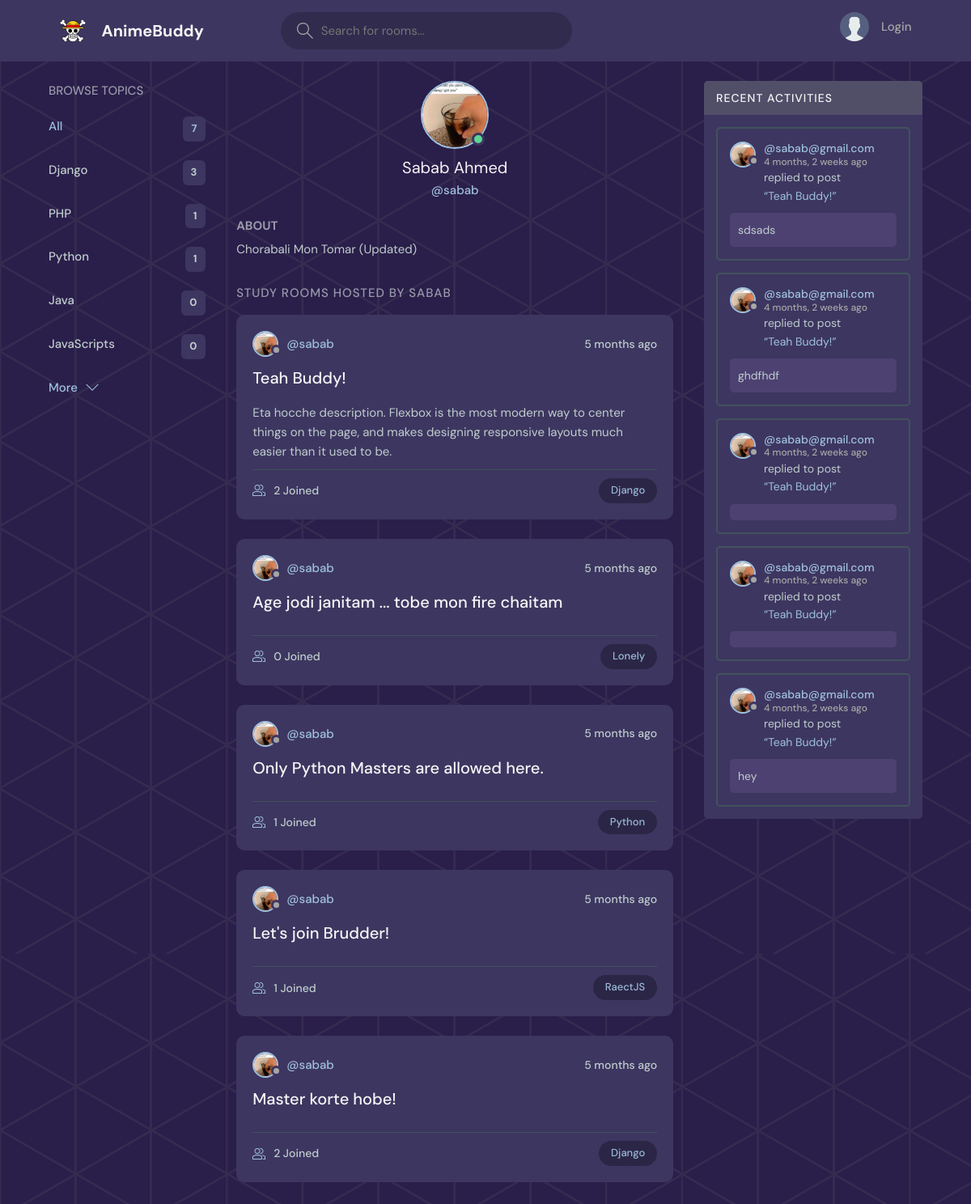
Page /profile/1/ on the committed database.
### base/models.py (models this page shows, shortened)
class Topic(models.Model):
    name = models.CharField(max_length=200)

class User(AbstractUser):
    name = models.CharField(max_length=200, null=True)
    email = models.EmailField(unique=True, null=True)
    bio = models.TextField(null=True)
    avatar = models.ImageField(null=True, default="avatar.svg")
    USERNAME_FIELD = 'email'
    REQUIRED_FIELDS = []

class Room(models.Model):
    host = models.ForeignKey(User, on_delete=models.SET_NULL, null=True)
    topic = models.ForeignKey(Topic, on_delete=models.SET_NULL, null=True)
    name = models.CharField(max_length=200)
    description = models.TextField(null=True, blank=True)
    participants = models.ManyToManyField(User, related_name='participants', blank=True)
    updated= models.DateTimeField(auto_now=True)
    created =models.DateTimeField(auto_now_add=True)
    class Meta:
        ordering = ['-updated', '-created']
    def __str__(self) -> str:
        return self.name

class Message(models.Model):
    user = models.ForeignKey(User, on_delete=models.CASCADE)
    room = models.ForeignKey(Room, on_delete=models.CASCADE)
    body = models.TextField()
    updated= models.DateTimeField(auto_now=True)
    created =models.DateTimeField(auto_now_add=True)
    class Meta:
        ordering = ['-updated', '-created']
    def __str__(self) -> str:
        return self.body[0:30]

### base/views.py (the view)
# urls.py: path('profile/<str:pk>/', views.user_profile, name="user_profile"),
def user_profile(request, pk):
    page = "profie_user"
    user = User.objects.get(id=pk)
    rooms = user.room_set.all()
    room_messages = user.message_set.all()
    room_messages_short = user.message_set.all()[0:5]
    topics = Topic.objects.all()
    topics_short = Topic.objects.all()[0:5]
    context = {
        'user': user,
        'rooms': rooms,
        'room_messages': room_messages,
        'topics': topics,
        'topics_short': topics_short,
        'page': page,
        'room_messages_short': room_messages_short,
    }
    return render(request, 'base/profile.html', context)

### base/templates/base/profile.html (shortened to what this page needs)
{% extends "main.html" %}
{% block content %}
  <main class="profile-page layout layout--3">
    <div class="container">
      {% include 'base/topic_component.html' %}
      <div class="roomList">
        <div class="profile">
          <div class="profile__avatar">
            <div class="avatar avatar--large active">
              <img src="{{user.avatar.url}}" />
            </div>
          </div>
          <div class="profile__info">
            <h3>{{ user.name }}</h3>
            <p>@{{ user.username }}</p>
          </div>
          <div class="profile__about">
            <h3>About</h3>
            <p>
              {{user.bio}}
            </p>
          </div>
        </div>
        <div class="roomList__header">
          <div>
            <h2>Study Rooms Hosted by {{user.username}}</a>
            </h2>
          </div>
        </div>
        {% include 'base/feed_component.html' %}
      </div>
      {% include 'base/activity_component.html' %}
    </div>
  </main>
{% endblock %}

### templates/main.html (shortened to what this page needs)
<!DOCTYPE html>
{% load static %}
<html lang="en">
  <head>
    <link
      rel="stylesheet"
      href="https://cdn.jsdelivr.net/npm/swiper@10/swiper-bundle.min.css"
    />
    <link rel="stylesheet" href="{% static 'styles/style.css' %}" />
    <link rel="stylesheet" href="{% static 'styles/main.css' %}" />
  </head>
  <body>
    {% include 'navbar.html' %}
    {% block content %}
    {% endblock %}
  </body>
</html>

### templates/navbar.html (shortened to what this page needs)
{% load static %}
<header class="header header--loggedIn">
    <div class="container">
      <a href="{% url 'home' %}" class="header__logo">
        <img src="{% static 'images/logo.png' %}" />
        <h1>AnimeBuddy</h1>
      </a>
      <form class="header__search" action="{% url 'home' %}" method="GET">
        <label>
          <input type="text" name="q", placeholder="Search for rooms..." />
        </label>
      </form>
      <nav class="header__menu">
        {% if request.user.is_authenticated %}
            <div class="header__user">
            <a href="{% url 'user_profile' user.id %}">
                <div class="avatar avatar--medium active">
                <img src="{{request.user.avatar.url}}" />
                </div>
                <p>{{ request.user.name }} <span>@{{ request.user.username }}</span></p>
            </a>
            <button class="dropdown-button">
                <svg version="1.1" xmlns="http://www.w3.org/2000/svg" width="32" height="32" viewBox="0 0 32 32">
                <title>chevron-down</title>
                <path d="M16 21l-13-13h-3l16 16 16-16h-3l-13 13z"></path>
                </svg>
            </button>
            </div>
        {% else %}
            <a href="{% url 'login_page' %}">
            <img src="{% static 'images/avatar.svg' %}" />
            <p>Login</p>
            </a>
        {% endif %}
      </nav>
    </div>
  </header>

### base/templates/base/topic_component.html
<div class="topics">
    <div class="topics__header">
      <h2>Browse Topics</h2>
    </div>
    <ul class="topics__list">
      <li>
        <a href="{% url 'home' %}" class="active">All <span>{{topics.count}}</span></a>
      </li>
      {% for topic in topics_short %}
        <li>
            <a href="{% url 'home' %}?q={{topic.name}}">{{topic.name}} <span>{{topic.room_set.all.count}}</span></a>
        </li>
      {% endfor %}
    </ul>
    {% if topics.count > 5 %}
    <a class="btn btn--link more" href="{% url 'topics' %}">
      More
      <svg version="1.1" xmlns="http://www.w3.org/2000/svg" width="32" height="32" viewBox="0 0 32 32">
        <title>chevron-down</title>
        <path d="M16 21l-13-13h-3l16 16 16-16h-3l-13 13z"></path>
      </svg>
    </a>
    {% endif %}
</div>

### base/templates/base/feed_component.html (shortened to what this page needs)
  <div class="all_room_content">
  {% for room in rooms %}
  <div class="roomListRoom">
      <div class="roomListRoom__header">
        <a href="{% url 'user_profile' room.host.id %}" class="roomListRoom__author">
          <div class="avatar avatar--small">
            <img src="{{room.host.avatar.url}}" />
          </div>
          <span>@{{room.host.username}}</span>
        </a>
        <div class="roomListRoom__actions">
          <span>{{room.created|timesince}} ago</span>
        </div>
      </div>
      <div class="roomListRoom__content">
        <a href="{% url 'room' room.id %}">{{room.name}}</a>
        <p>{{room.description}}</p>
      </div>
      <div class="roomListRoom__meta">
        <a href="{% url 'room' room.id %}" class="roomListRoom__joined">
          {{room.participants.all.count}} Joined
        </a>
        <a href="/?q={{room.topic.name}}" class="roomListRoom__topic">{{ room.topic.name }}</a>
      </div>
  </div>
  {% endfor %}
  </div>

### base/templates/base/activity_component.html (shortened to what this page needs)
<div class="activities">
    <div class="activities__header">
      <h2>Recent Activities</h2>
    </div>
    {% if page == 'home_page' or page == "profie_user" %}
        {% for message in room_messages_short %}
        <div class="activities__box">
            <div class="activities__boxHeader roomListRoom__header">
                <a href="{% url 'user_profile' message.user.id %}" class="roomListRoom__author">
                    <div class="avatar avatar--small">
                        <img src="{{message.user.avatar.url}}" />
                    </div>
                    <p>
                        @{{message.user}}
                        <span>{{message.created|timesince}} ago</span>
                    </p>
                </a>
            </div>
            <div class="activities__boxContent">
                <p>replied to post <br><a href="{% url 'room' message.room.id %}">“{{message.room}}”</a></p>
                <div class="activities__boxRoomContent">
                    {{message}}
                </div>
            </div>
        </div>
        {% endfor %}
    {% endif %}
</div>

### static/styles/main.css (style rules this page uses)
body { background-image: url(../images/grids.png); background-attachment: fixed; background-repeat: repeat-y; }

### rows in the picture
Topic: name "Django", room_set.all.count "3"
Topic: name "PHP", room_set.all.count "1"
Topic: name "Python", room_set.all.count "1"
Topic: name "Java", room_set.all.count "0"
Topic: name "JavaScripts", room_set.all.count "0"
User: avatar (picture), name "Sabab Ahmed", username "sabab", bio "Chorabali Mon Tomar (Updated)", username "SABAB"
Room: host.avatar (picture), host.username "sabab", created "5 months", name "Teah Buddy!", description "Eta hocche description. Flexbox is the most modern way to center things on the page, and makes designing responsive layouts much easier than it used to be.", participants.all.count "2", topic.name "Django"
Room: host.avatar (picture), host.username "sabab", created "5 months", name "Age jodi janitam ... tobe mon fire chaitam", participants.all.count "0", topic.name "Lonely"
Room: host.avatar (picture), host.username "sabab", created "5 months", name "Only Python Masters are allowed here.", participants.all.count "1", topic.name "Python"
Room: host.avatar (picture), host.username "sabab", created "5 months", name "Let's join Brudder!", participants.all.count "1", topic.name "RaectJS"
Room: host.avatar (picture), host.username "sabab", created "5 months", name "Master korte hobe!", participants.all.count "2", topic.name "Django"
Message: user.avatar (picture), user "sabab@gmail.com", created "4 months, 2 weeks", room "Teah Buddy!", body "sdsads"
Message: user.avatar (picture), user "sabab@gmail.com", created "4 months, 2 weeks", room "Teah Buddy!", body "ghdfhdf"
Message: user.avatar (picture), user "sabab@gmail.com", created "4 months, 2 weeks", room "Teah Buddy!"
Message: user.avatar (picture), user "sabab@gmail.com", created "4 months, 2 weeks", room "Teah Buddy!"
Message: user.avatar (picture), user "sabab@gmail.com", created "4 months, 2 weeks", room "Teah Buddy!", body "hey"

### other values in the picture
{{ topics.count }} "7"
